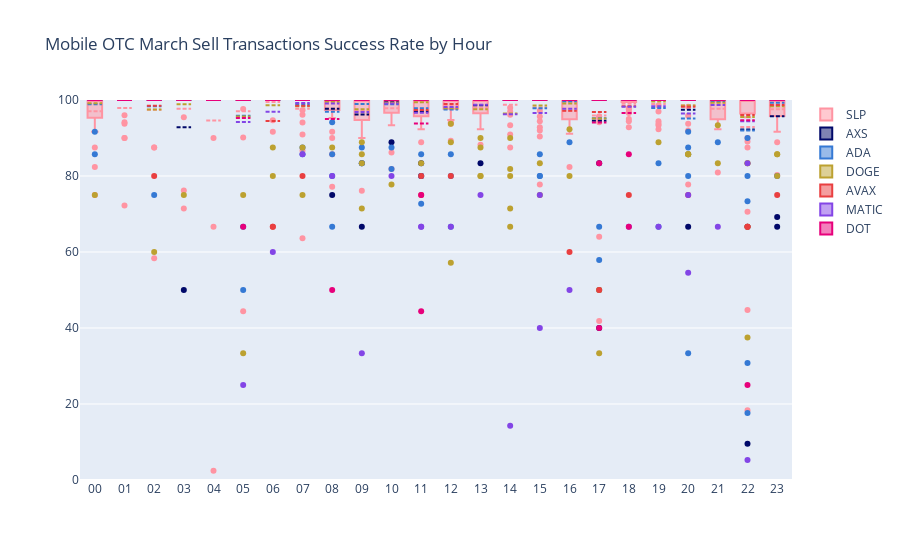

This figure's notebook cell:
### Code cell
# Mobile OTC March Sell Transactions Success Rate by Hour

fig = go.Figure(data=[
    go.Box(name='SLP', x=df_hourly_agg_sell[df_hourly_agg_sell["traded_currency"]=="SLP"]["processHour"], y=df_hourly_agg_sell[df_hourly_agg_sell["traded_currency"]=="SLP"]["s_rate"], marker_color='RGB(255,148,162)',boxmean=True),
    go.Box(name='AXS', x=df_hourly_agg_sell[df_hourly_agg_sell["traded_currency"]=="AXS"]["processHour"], y=df_hourly_agg_sell[df_hourly_agg_sell["traded_currency"]=="AXS"]["s_rate"], marker_color='RGB(0,8,105)',boxmean=True),
    go.Box(name='ADA', x=df_hourly_agg_sell[df_hourly_agg_sell["traded_currency"]=="ADA"]["processHour"], y=df_hourly_agg_sell[df_hourly_agg_sell["traded_currency"]=="ADA"]["s_rate"], marker_color='RGB(53,121,212)',boxmean=True),
    go.Box(name='DOGE', x=df_hourly_agg_sell[df_hourly_agg_sell["traded_currency"]=="DOGE"]["processHour"], y=df_hourly_agg_sell[df_hourly_agg_sell["traded_currency"]=="DOGE"]["s_rate"], marker_color='RGB(188,161,48)',boxmean=True),
    go.Box(name='AVAX', x=df_hourly_agg_sell[df_hourly_agg_sell["traded_currency"]=="AVAX"]["processHour"], y=df_hourly_agg_sell[df_hourly_agg_sell["traded_currency"]=="AVAX"]["s_rate"], marker_color='RGB(233,63,64)',boxmean=True),
    go.Box(name='MATIC', x=df_hourly_agg_sell[df_hourly_agg_sell["traded_currency"]=="MATIC"]["processHour"], y=df_hourly_agg_sell[df_hourly_agg_sell["traded_currency"]=="MATIC"]["s_rate"], marker_color='RGB(131,69,230)',boxmean=True),
    go.Box(name='DOT', x=df_hourly_agg_sell[df_hourly_agg_sell["traded_currency"]=="DOT"]["processHour"], y=df_hourly_agg_sell[df_hourly_agg_sell["traded_currency"]=="DOT"]["s_rate"], marker_color='RGB(231,0,123)',boxmean=True)
])
fig.update_layout(
    title_text="Mobile OTC March Sell Transactions Success Rate by Hour")
fig.update_layout(yaxis_range=[0,100])

fig.show()

### Figure 1 — Plotly figure (JSON) as saved in the notebook; plotly's stock layout.template omitted (floating-point values rounded to 4 significant figures; data arrays with more than 128 entries replaced by an {"elided": "..."} marker saying what was removed)
{"data": [{"boxmean": true, "marker": {"color": "RGB(255,148,162)"}, "name": "SLP", "type": "box", "x": {"elided": "679 str values"}, "y": {"elided": "679 float values"}}, {"boxmean": true, "marker": {"color": "RGB(0,8,105)"}, "name": "AXS", "type": "box", "x": {"elided": "291 str values"}, "y": {"elided": "291 float values"}}, {"boxmean": true, "marker": {"color": "RGB(53,121,212)"}, "name": "ADA", "type": "box", "x": {"elided": "564 str values"}, "y": {"elided": "564 float values"}}, {"boxmean": true, "marker": {"color": "RGB(188,161,48)"}, "name": "DOGE", "type": "box", "x": {"elided": "635 str values"}, "y": {"elided": "635 float values"}}, {"boxmean": true, "marker": {"color": "RGB(233,63,64)"}, "name": "AVAX", "type": "box", "x": {"elided": "360 str values"}, "y": {"elided": "360 float values"}}, {"boxmean": true, "marker": {"color": "RGB(131,69,230)"}, "name": "MATIC", "type": "box", "x": {"elided": "435 str values"}, "y": {"elided": "435 float values"}}, {"boxmean": true, "marker": {"color": "RGB(231,0,123)"}, "name": "DOT", "type": "box", "x": {"elided": "276 str values"}, "y": {"elided": "276 float values"}}], "layout": {"title": {"text": "Mobile OTC March Sell Transactions Success Rate by Hour"}, "yaxis": {"range": [0, 100]}}}
